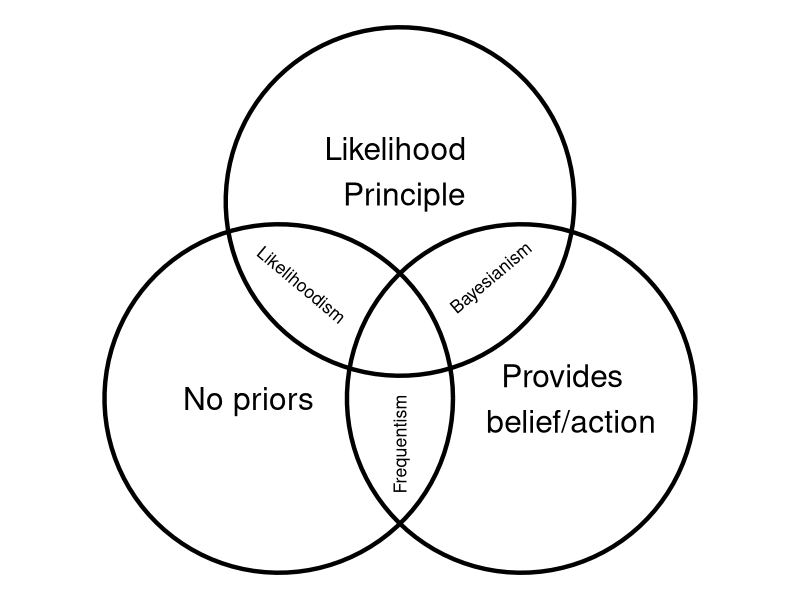
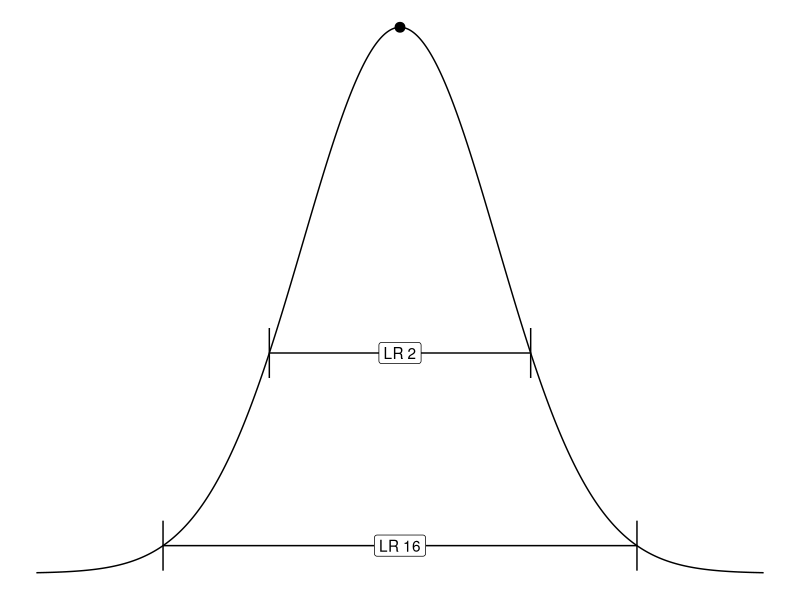

The R source for these figures, in order:
## ---- chunk 1
library(ggplot2)
circleFun <- function(center = c(0,0),diameter = 1, npoints = 100){
  r = diameter / 2
    tt <- seq(0,2*pi,length.out = npoints)
    xx <- center[1] + r * cos(tt)
    yy <- center[2] + r * sin(tt)
    return(data.frame(x = xx, y = yy))
}

circle1 = circleFun(c(0.7, -1), 2.3)
circle2 = circleFun(c(2.3, -1), 2.3)
circle3 = circleFun(c(1.5, 0.3), 2.3)
csize = 1.5
btextsize = 8
stextsize = 4.5
#geom <- path will do open circles, geom <- polygon will do filled circles
ggplot(mapping = aes(x,y)) +
  geom_path(data = circle1, size = csize) +
  geom_path(data = circle2, size = csize) + 
  geom_path(data = circle3, size = csize) + 
  annotate("text", label = "No priors", x = 0.5, y = -1, size = btextsize) +
  annotate("text", label = "Provides \n belief/action", x = 2.6, y = -1, size = btextsize) +
  annotate("text", label = "Likelihood \n Principle", x = 1.5, y = 0.5, size = btextsize) +
  annotate("text", label = "Bayesianism", x = 2.1, y = -0.2, size = stextsize, angle = 40) +
  annotate("text", label = "Likelihoodism", x = 0.85, y = -0.25, size = stextsize, angle = -40) +
  annotate("text", label = "Frequentism", x = 1.5, y = -1.3, size = stextsize, angle = 90) +
  coord_fixed() +
  theme_void()

## ---- chunk 2
library(ggplot2)
n = 1000

x = seq(from = -3, to = 3, length.out = n)
dat = data.frame(x = x, dens = dnorm(x, sd = 0.8))
dat$x = dat$x
dat$lr = dnorm(0) / dat$dens
lr2l = min(dat$x[dat$lr <= 2])
lr2u = max(dat$x[dat$lr <= 2])

# y coordinates for these segments
lr2ly = dat$dens[dat$x == lr2l]
lr2uy = dat$dens[dat$x == lr2u]

lr16l = min(dat$x[dat$lr <= 16])
lr16u = max(dat$x[dat$lr <= 16])

# y coordinates for these segments
lr16ly = dat$dens[dat$x == lr16l]
lr16uy = dat$dens[dat$x == lr16u]

ggplot(dat) +
  geom_line(aes(x = x, y = dens)) +
  annotate("segment", x = lr2l, xend = lr2u, y = lr2ly, yend = lr2uy, arrow = arrow(ends = "both", angle = 90)) +
  annotate("segment", x = lr16l, xend = lr16u, y = lr16ly, yend = lr16uy, arrow = arrow(ends = "both", angle = 90)) +
  annotate("point", x = 0, y = max(dat$dens), size = 3) +
  annotate("label", label = "LR 2", x = (lr2u + lr2l)/2 , y = lr2ly) +
  annotate("label", label = "LR 16", x = (lr16u + lr16l)/2, y = lr16ly) +
  theme_void()

